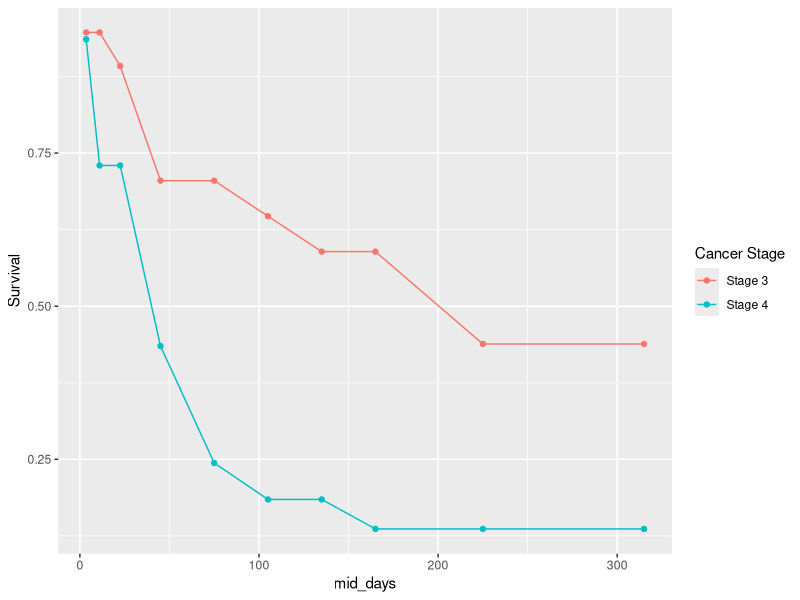
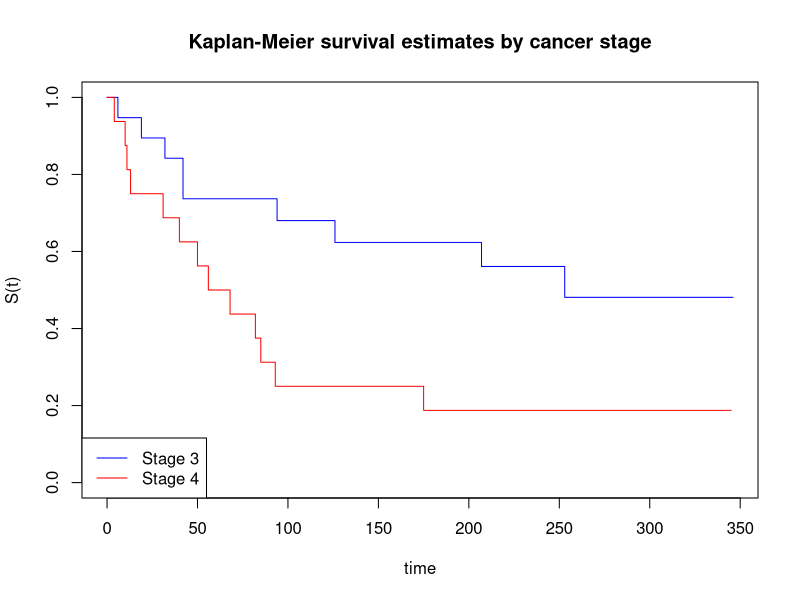

These charts were generated, in order, by the following R code:
#' ---
#' title: "140.623.01 - Statistical Methods in Public Health III"
#' subtitle: "Assignment 3: Survival in Diffuse Histiocytic Lymphoma"
#' author: "Martin Skarzynski"
#' institute: Johns Hopkins School of Public Health
#' date: March 1, 2018
#' ---

#' Learning Objectives:
#' Students who successfully complete this section will be able to:
#' - Translate survival time data into groups that allow calculation of crude incidence rates.
#' - Analyze the grouped survival time data using log-linear Poisson regression models.
#' - Analyze the survival time data (without grouping) by the Kaplan-Meier estimate of the survival function, the log- rank statistic and Cox proportional hazards model.
#' - Check the estimated model for its consistency with the observed data; in particular, check the proportional hazards assumption using the complementary log-log plot of the estimated survival function.
#' - Summarize the findings for public health readers and document and archive the steps of the statistical analysis by creating an R script file.
#' 
#' Data Set:
#' Below find the survival times in days for two groups of patients with diffuse histiocytic lymphoma. The data are stored in the csv data set lymphoma.csv, which may be downloaded from the course website.  One group has Stage-3 cancer (stage = 0); the second group (stage =1) has Stage-4 cancer. The question of interest is whether stage at diagnosis predicts survival time.
#' 
#' Times to Death(days)
#' Stage 3 (stage=0)
#' 
#' 6, 19, 32, 42, 42, 43*, 94, 126, 169*, 207, 211*, 227*, 253, 255*,
#' 270*, 310*, 316*, 335*, 346*
#' 
#' Stage 4 (stage=1) 4, 10, 11, 13, 31, 40, 50, 56, 68, 82, 85, 93, 175, 247*, 291*, 345*
#' *= censored (alive at the end of follow-up)
#' 
#' Methods:
#' a. An alternative to calculating Kaplan-Meier estimates of the survival curve is to calculate lifetable estimates when the time intervals are grouped or binned. Using the lymphoma.csv data set, we could divide the total time of exposure into roughly ten bins and determine the numbers of deaths and person-days experienced for each of the two groups in each bin. For example, (0-7] is the bin from 0 up to but not including 7 days.
#' 
#' Assume the following bins: (0-7], (7-15], (15-30], (30-60], (60-90], (90-120], (120-150],
#' (150-180], (180-270], (270-360]
#' 
#' 
#' b. Download the csv data set binlymph.csv from CoursePlus. Verify that the calculations of total time of exposure and person-days experienced appears to be correct by reviewing the contents of this dataset. Also, using R create a plot of S(t) –vs.- mid_days for each group.
#' 
setwd("~/github/140-623_Statistical-Methods-in-Public-Health3")
library(readr)
binData = read_csv("binlymph.csv")
print(binData)
library(ggplot2, help)
qplot(x=mid_days, y=Survival, col=factor(stage, labels=c("Stage 3", "Stage 4")), data=binData) + geom_line() + labs(col="Cancer Stage")
#' 
#' c. Recall that D is the number of deaths, P_Days is the person-days accumulated in the bin and mid_days is the midpoint of time bin. Rename variables for simplicity:
#' 
library(dplyr, help)
binData = binData %>%
mutate(t = mid_days) %>%
mutate(N = P_Days)

#' 
#' d. Fit the following four log-linear Poisson regression models to the grouped survival data 
#' 
#' The four models are in part g below.
#' 
#' e. Generate time terms, centered and spline:

binData = binData %>%
mutate(t60 = t-60) %>%
mutate(t60sp = ifelse(t > 60, t-60, 0))

#' f. Generate interaction terms: We don’t need to do this in R, since we can include the interaction directly in our model.
#' 

#' g. Fit the models:
# Model A: stage
modelA = glm(D ~ stage, offset=log(N), family=poisson(link="log"), data=binData)
summary(modelA)
modelA$coefficients; confint.default(modelA) ## coefficients
exp(modelA$coefficients); exp(confint.default(modelA)) ## IRR

# Model B: stage + t-60
modelB = glm(D ~ stage + t60, offset=log(N), family=poisson(link="log"), data=binData)
summary(modelB)
modelB$coefficients; confint.default(modelB) ## coefficients
exp(modelB$coefficients); exp(confint.default(modelB)) ## IRR

# Model C: stage + t-60 + (t-60)^+
modelC = glm(D ~ stage + t60 + t60sp, offset=log(N), family=poisson(link="log"), data=binData)
summary(modelC)
modelC$coefficients; confint.default(modelC) ## coefficients

#package Model D: stage + t-60 + (t-60)^+ + stage*(t•60) + stage*(t•60)^+
modelD = glm(D ~ stage + t60 + t60sp + stage:t60 + stage:t60sp, offset=log(N), family=poisson(link="log"), data=binData)
summary(modelD)
modelD$coefficients; confint.default(modelD) ## coefficients

#' h. Use the AIC = -2 log likelihood + 2(# of parameters) to identify the “best” prediction model from among A-D. Interpret the model results in a few sentences, as if for a journal article.

AIC(modelA, modelB, modelC, modelD)

#' Based on the Akaike information criterion (AIC), the best model is modelB. ModelB has two variables, `stage` and `t60` in addition the the intercept, all of which are statistically significant according to the model summary. The models that include additional variables have higher AIC values, indicating that the contribution of these additional variables is not worth the burden of a larger model.

#' i. Now use the csv data set lymphoma.csv. Calculate Kaplan-Meierpackage (K-M) estimates of the survival curve with 95% CI separately for each group. Plot the K-M curves against time.

lymphData = read_csv("lymphoma.csv")
head(lymphData)
library(survival)
lymphData$SurvObj = with(lymphData, Surv(days, died == 1))
km.stage = survfit(SurvObj ~ stage, data = lymphData,
type="kaplan-meier", conf.type="log-log")
summary(km.stage)
plot(km.stage, col=c("blue","red"),
main="Kaplan-Meier survival estimates by cancer stage",
ylab="S(t)", xlab="time" )
legend("bottomleft", c("Stage 3", "Stage 4"),
col=c("blue", "red"), lty=1)

#' j. Compare the K-M curves versus the display of S(t) – vs- mid_days that you produced in step a.
#' 

#' The curves are similar in that stage 4 cancer survival is clearly much less likely than stage 3 cancer survival.
#' 

#' k. Carry out a log-rank test and determine a p-value for the null hypothesis that the two population survival curves are the same for Stage 4 -vs- Stage 3 patients. What do you conclude?

survdiff(SurvObj ~ stage, data=lymphData)

#' 
#' The p-value (0.024) indicates that there is enough evidence to reject the null hypothesis that the two population survival curves are the same for Stage 4 -vs- Stage 3 patients.
#'

#' l. Fit a Cox proportional hazards model with an arbitrary baseline hazard and a group effect for stage

model1 = coxph(SurvObj ~ stage, data = lymphData, ties="breslow")
summary(model1)

#' m. Compare the results of the log-rank test from part k. with the corresponding test for the Cox model in part l. Do they differ enough to change interpretation?
#' 

#' The results for parts k and l are similar enough that I would not change my interpretation. The p-value from the Cox model in part k is 0.024, which is close to the Likelihood ratio test, Wald test and logrank test p-values (all < 0.03).
#' 

#' n. Create an R script file that documents and archives the steps of your statistical analysis. This file will make your analysis “reproducible.”
#' 

#' This PDF was made using an R script thanks to the `rmarkdown` package, as per the package information on the RStudio website: [https://rmarkdown.rstudio.com/articles_report_from_r_script.html](https://rmarkdown.rstudio.com/articles_report_from_r_script.html).
